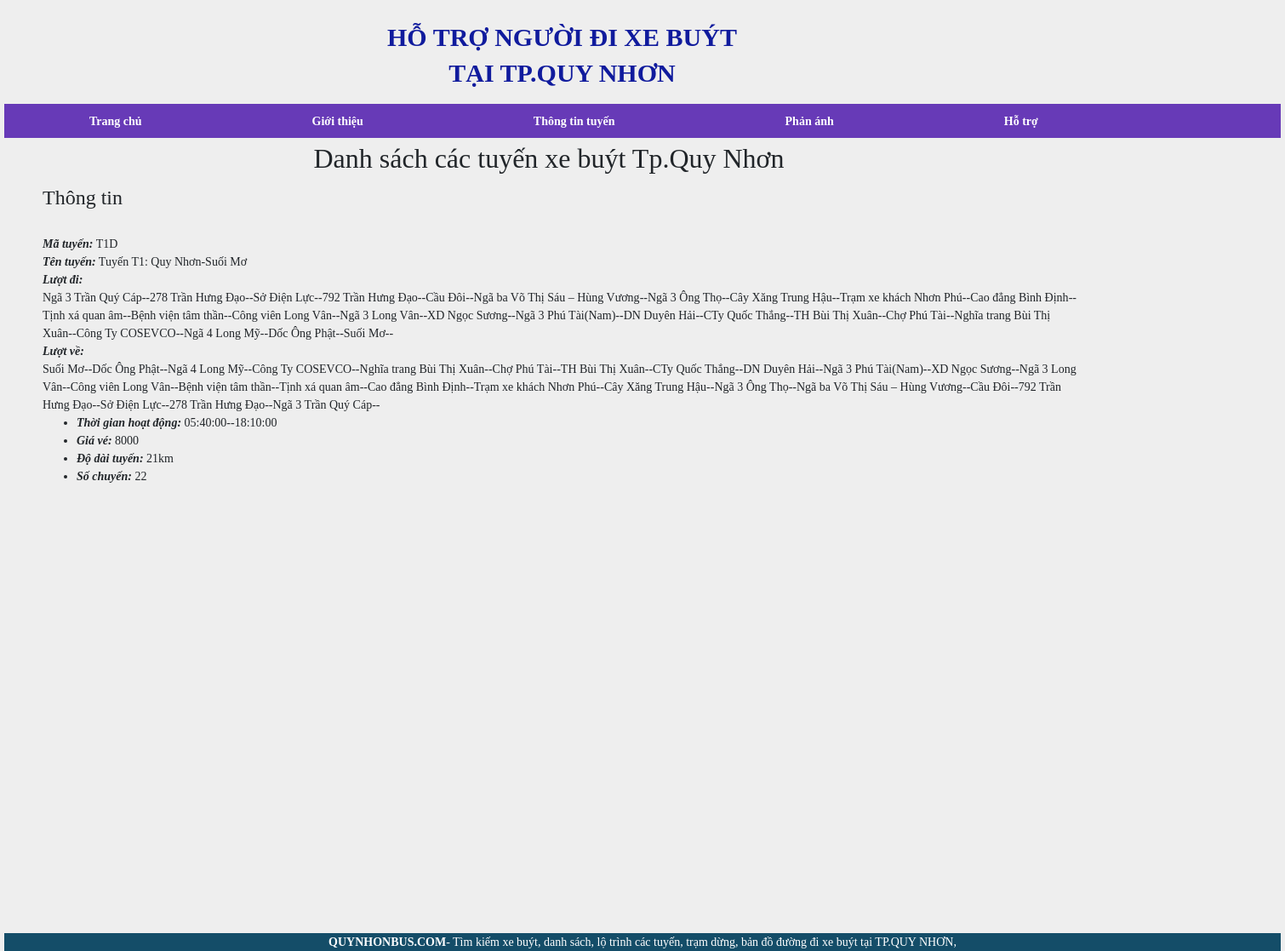
Screenshot of /routedetail.php?id=T1D with the database file from the repository.
### tables this page shows
CREATE TABLE IF NOT EXISTS `route` (
  `id` varchar(20) NOT NULL,
  `name` varchar(255) NOT NULL,
  `startTime` time NOT NULL,
  `endTime` time NOT NULL,
  PRIMARY KEY (`id`),
  UNIQUE KEY `name_UNIQUE` (`name`)
);

CREATE TABLE IF NOT EXISTS `route_setting` (
  `id` bigint(20) NOT NULL AUTO_INCREMENT,
  `routeId` varchar(20) NOT NULL,
  `name` varchar(255) NOT NULL,
  `latitudeCenter` double DEFAULT NULL,
  `longitudeCenter` double DEFAULT NULL,
  PRIMARY KEY (`id`),
  KEY `route_setting_routeId_fk` (`routeId`)
);

CREATE TABLE IF NOT EXISTS `route_description` (
  `id` bigint(20) NOT NULL AUTO_INCREMENT,
  `routeId` varchar(20) NOT NULL,
  `fare` double DEFAULT NULL,
  `routeLenght` double DEFAULT NULL,
  `numberOfRoute` bigint(20) NOT NULL,
  PRIMARY KEY (`id`),
  KEY `route_description_routeId_fk` (`routeId`)
);

### map.php (the view, shortened to what this page needs)
<!DOCTYPE html>
<html>
<head>
	<link rel="stylesheet" href="">
</head>
<body  onload="initMap()" >
	<div id="map" style="width:1400px; height:500px;"></div>
</body>
</html>

### routedetailcontent.php (shortened to what this page needs)
<!DOCTYPE html>
<html>
<head>
</head>
<body>
	<div id="tt">
	<form id="detail">
		<span><h4>Thông tin</h4></span> <br>
		<span><b><i> Mã tuyến:</i></b>
			<?php
			include 'config.php';
			$id = isset($_GET['id']) ? $_GET['id'] : '';
			$query = "select * from route where id = '$id' ";
			$result = mysqli_query($conn, $query);
			if($row = mysqli_fetch_array($result))
			{
				echo $row['id'];
			}
			?>
		</span> <br>
		<span><b><i>Tên tuyến:</i></b>
			<?php
			include 'config.php';
			$id = isset($_GET['id']) ? $_GET['id'] : '';
			$query = "select * from route where id = '$id' ";
			$result = mysqli_query($conn, $query);
			if($row = mysqli_fetch_array($result))
			{
				echo $row['name'];
			}
			?>
		</span> <br>
		<span><b><i>Lượt đi:</i></b><br>
			<?php
			include 'config.php';
			$id = isset($_GET['id']) ? $_GET['id'] : '';
			$query = "select * from route_setting where routeId = '$id' order by id  ";
			$result = mysqli_query($conn, $query);
			while($row = mysqli_fetch_array($result))
			{
				echo $row['name']. "--";
			}
			?>
		</span> <br>
		<span><b><i>Lượt về:</i></b><br>
			<?php
			include 'config.php';
			$id = isset($_GET['id']) ? $_GET['id'] : '';
			$query = "select * from route_setting where routeId = '$id' order by id  desc";
			$result = mysqli_query($conn, $query);
			while($row = mysqli_fetch_array($result))
			{
				echo $row['name']."--";
			}
			?>
		</span> <br>
		<ul>
			<li><b><i>Thời gian hoạt động:</i></b>
				<?php
				include 'config.php';
				$id = isset($_GET['id']) ? $_GET['id'] : '';
				$query = "select * from route where id = '$id' ";
				$result = mysqli_query($conn, $query);
				if($row = mysqli_fetch_array($result))
				{
					echo $row['startTime']."--". $row['endTime'];
				}
				?>
			</li>
			<li><b><i>Giá vé:</i></b>
				<?php
				include 'config.php';
				$id = isset($_GET['id']) ? $_GET['id'] : '';
				$query = "select * from route_description where routeId = '$id' ";
				$result = mysqli_query($conn, $query);
				while($row = mysqli_fetch_array($result))
				{
					echo $row['fare'];
				}
				?>
			</li>
			<li><b><i>Độ dài tuyến: </i></b>
				<?php
				include 'config.php';
				$id = isset($_GET['id']) ? $_GET['id'] : '';
				$query = "select * from route_description where routeId = '$id' ";
				$result = mysqli_query($conn, $query);
				while($row = mysqli_fetch_array($result))
				{
					echo $row['routeLenght']."km";
				}
				?>
			</li>
			<li><b><i>Số chuyến:</i></b>
				<?php
				include 'config.php';
				$id = isset($_GET['id']) ? $_GET['id'] : '';
				$query = "select * from route_description where routeId = '$id' ";
				$result = mysqli_query($conn, $query);
				while($row = mysqli_fetch_array($result))
				{
					echo $row['numberOfRoute'];
				}
				?>
			</li>
		</ul>
	</form>
</div>
</body>
</html>

### routedetail.php (style rules this page uses)
body { background: #EEEEEE; margin: 0; padding: 0; font-family: Verdana; font-size: 14px; line-height: 1.5em; }
#map { width: 1150px; height: 500px; border: 0px; padding: 0px; }
#detail { height: auto; width: 1280px; padding: 5px 30px; }

### rows the page displays
route: id "T1D", name "Tuyến T1: Quy Nhơn-Suối Mơ", startTime "05:40:00", endTime "18:10:00"
route_setting: name "Ngã 3 Trần Quý Cáp"
route_setting: name "278 Trần Hưng Đạo"
route_setting: name "Sở Điện Lực"
route_setting: name "792 Trần Hưng Đạo"
route_setting: name "Cầu Đôi"
route_setting: name "Ngã ba Võ Thị Sáu – Hùng Vương"
route_setting: name "Ngã 3 Ông Thọ"
route_setting: name "Cây Xăng Trung Hậu"
route_setting: name "Trạm xe khách Nhơn Phú"
route_setting: name "Cao đẳng Bình Định"
route_setting: name "Tịnh xá quan âm"
route_setting: name "Bệnh viện tâm thần"
route_setting: name "Công viên Long Vân"
route_setting: name "Ngã 3 Long Vân"
route_setting: name "XD Ngọc Sương"
route_setting: name "Ngã 3 Phú Tài(Nam)"
route_setting: name "DN Duyên Hải"
route_setting: name "CTy Quốc Thắng"
route_setting: name "TH Bùi Thị Xuân"
route_setting: name "Chợ Phú Tài"
route_setting: name "Nghĩa trang Bùi Thị Xuân"
route_setting: name "Công Ty COSEVCO"
route_setting: name "Ngã 4 Long Mỹ"
route_setting: name "Dốc Ông Phật"
route_setting: name "Suối Mơ"
route_description: fare "8000", routeLenght "21", numberOfRoute "22"
